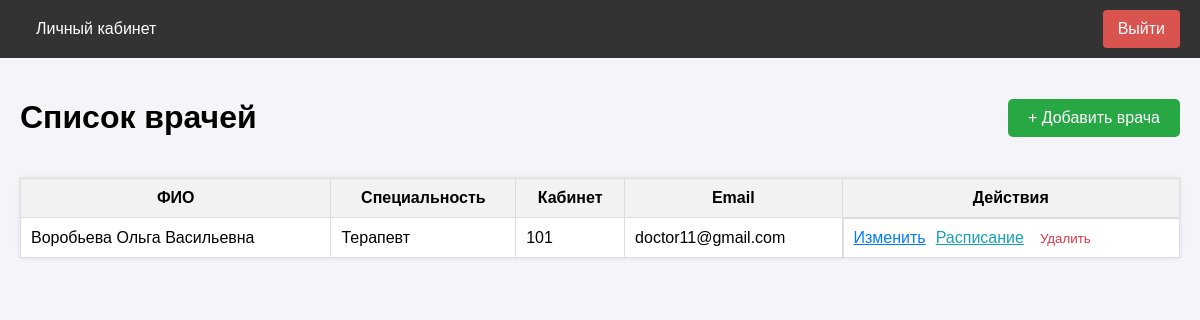
Page /admin/doctors (signed in) on the earlier database version.
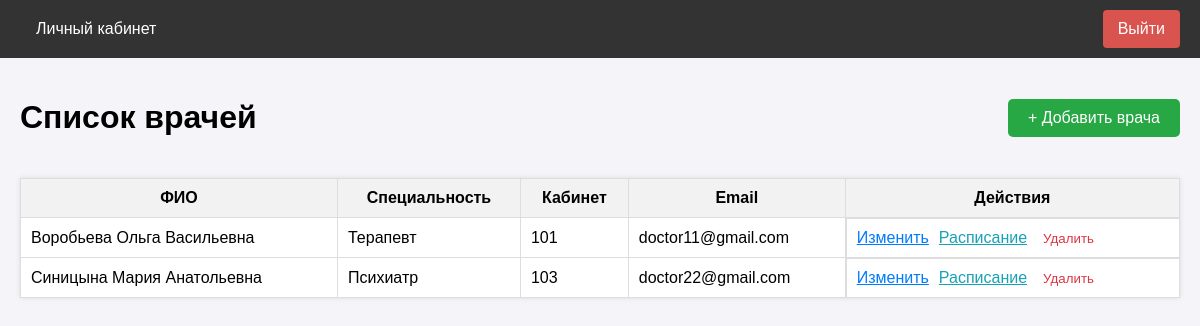
Same page on the later database version.
### app/models.py (models this page shows, shortened)
class User(UserMixin, db.Model):
    __tablename__ = 'users'
    id = db.Column(db.Integer, primary_key=True)
    username = db.Column(db.String(64), index=True, unique=True)
    email = db.Column(db.String(120), index=True, unique=True)
    phone = db.Column(db.String(20), index=True, unique=True)
    password_hash = db.Column(db.String(256))
    role = db.Column(db.String(20), index=True, default='patient')
    specialty = db.Column(db.String(100), nullable=True) # Для врача
    office_number = db.Column(db.String(10), nullable=True) # Для врача
    oms_number = db.Column(db.String(20), nullable=True) # Для пациента
    created_at = db.Column(db.DateTime, default=datetime.utcnow)
    appointments_as_patient = db.relationship('Appointment', foreign_keys='Appointment.patient_id', backref='patient', lazy='dynamic')
    appointments_as_doctor = db.relationship('Appointment', foreign_keys='Appointment.doctor_id', backref='doctor', lazy='dynamic')
    schedule_slots = db.relationship('ScheduleSlot', backref='doctor', lazy='dynamic')
    action_logs = db.relationship('ActionLog', backref='user', lazy='dynamic')

### app/admin/routes.py (the view)
@bp.route('/doctors')
@login_required
@role_required('admin')
def manage_doctors():
    doctors = User.query.filter_by(role='doctor').order_by(User.username).all()
    return render_template('admin/manage_doctors.html', title='Управление врачами', doctors=doctors)

### app/models.py (called while the page is built)
@login_manager.user_loader
def load_user(user_id):
    return User.query.get(int(user_id))

### app/utils.py (called while the page is built)
def role_required(role):
    def decorator(f):
        @wraps(f)
        def decorated_function(*args, **kwargs):
            if not current_user.is_authenticated:
                return redirect(url_for('auth.login'))
            if current_user.role != role:
                flash('У вас нет доступа к этой странице.')
                return redirect(url_for('main.index'))
            return f(*args, **kwargs)
        return decorated_function
    return decorator

### app/templates/admin/manage_doctors.html (shortened to what this page needs)
{% extends "base.html" %}
{% block content %}
<div style="display:flex; justify-content:space-between; align-items:center; margin-bottom:20px;">
    <h1>Список врачей</h1>
    <a href="{{ url_for('admin.add_doctor') }}" class="btn" style="background:#28a745; color:white; padding:10px 20px; text-decoration:none; border-radius:5px;">+ Добавить врача</a>
</div>
<table style="width:100%; border-collapse:collapse; background:white; box-shadow:0 0 5px rgba(0,0,0,0.1);">
    <tr style="background:#f2f2f2;">
        <th style="border:1px solid #ddd; padding:10px;">ФИО</th>
        <th style="border:1px solid #ddd; padding:10px;">Специальность</th>
        <th style="border:1px solid #ddd; padding:10px;">Кабинет</th>
        <th style="border:1px solid #ddd; padding:10px;">Email</th>
        <th style="border:1px solid #ddd; padding:10px;">Действия</th>
    </tr>
    {% for doc in doctors %}
    <tr>
        <td style="border:1px solid #ddd; padding:10px;">{{ doc.username }}</td>
        <td style="border:1px solid #ddd; padding:10px;">{{ doc.specialty }}</td>
        <td style="border:1px solid #ddd; padding:10px;">{{ doc.office_number }}</td>
        <td style="border:1px solid #ddd; padding:10px;">{{ doc.email }}</td>
        <td style="border:1px solid #ddd; padding:10px; display:flex; gap:10px;">
            <a href="{{ url_for('admin.edit_doctor', doctor_id=doc.id) }}" style="color:#007bff;">Изменить</a>
            <a href="{{ url_for('admin.manage_schedule', doctor_id=doc.id) }}" style="color:#17a2b8;">Расписание</a>
            <form action="{{ url_for('admin.delete_doctor', doctor_id=doc.id) }}" method="post" style="display:inline;" onsubmit="return confirm('Удалить врача? Это действие нельзя отменить.');">
                <button type="submit" style="border:none; background:none; color:#dc3545; cursor:pointer;">Удалить</button>
            </form>
        </td>
    </tr>
    {% else %}
    <tr><td colspan="5" style="border:1px solid #ddd; padding:10px; text-align:center;">Врачей пока нет.</td></tr>
    {% endfor %}
</table>
{% endblock %}

Differences in the rows shown:
added User: username "Синицына Мария Анатольевна", specialty "Психиатр", office_number "103", email "doctor22@gmail.com"
